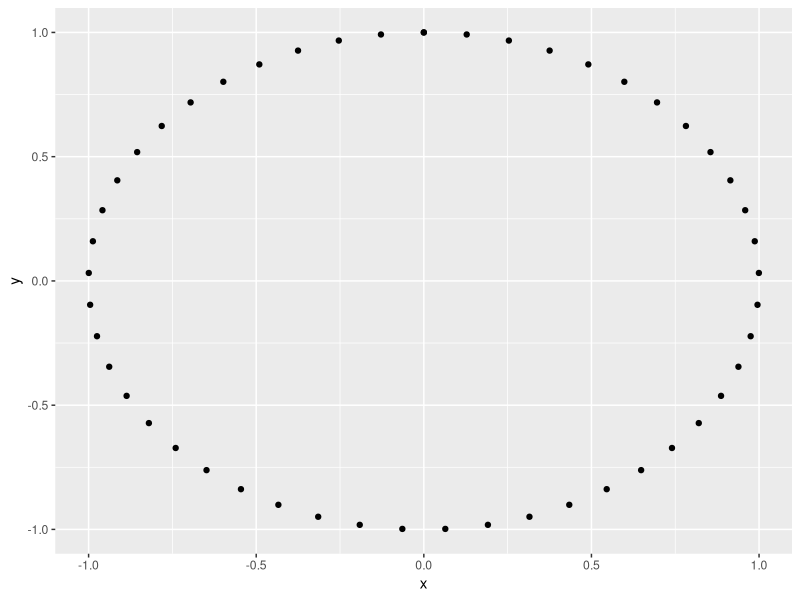
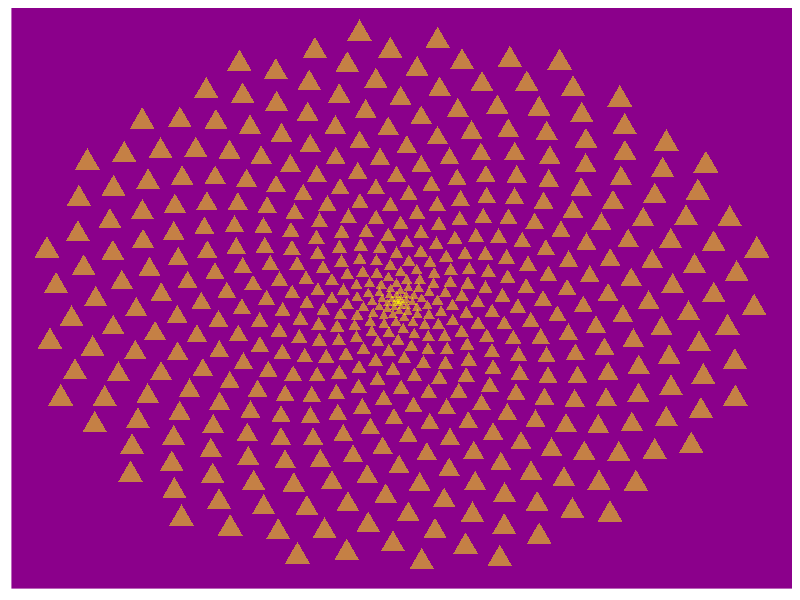
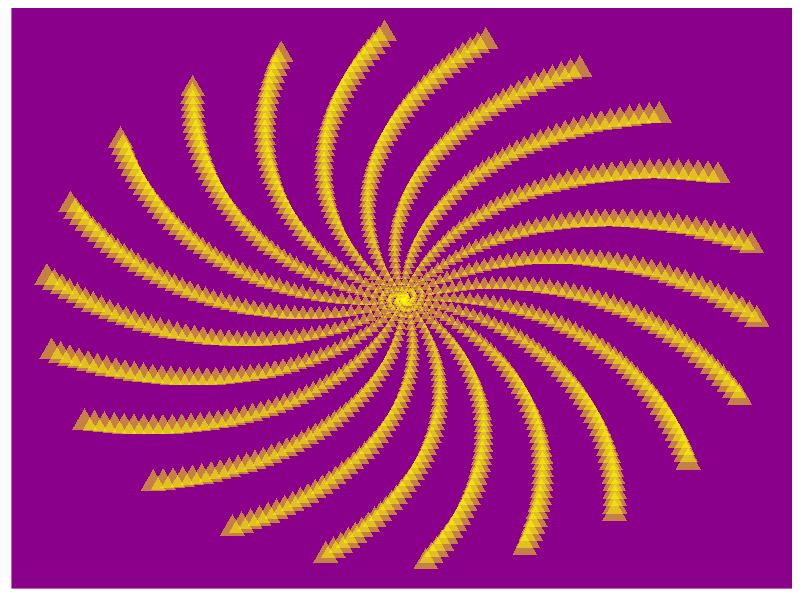
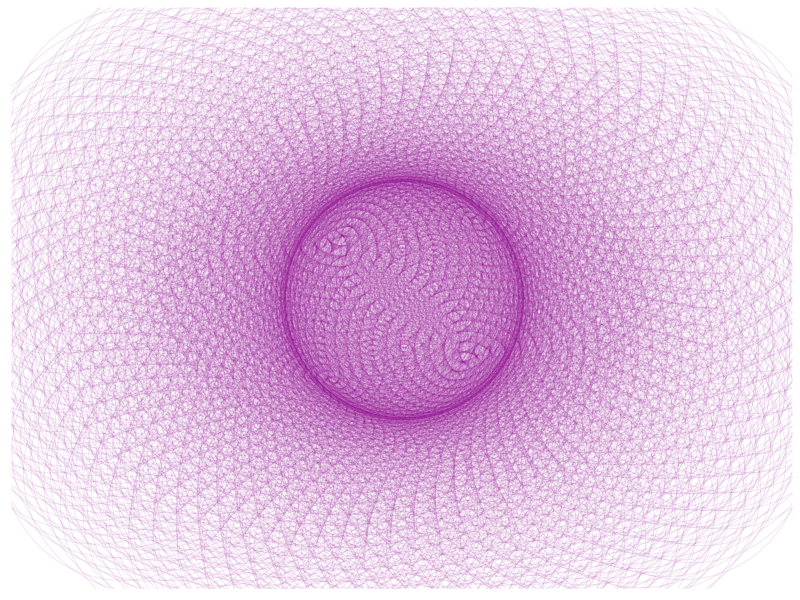

Generate these figures, in order, with R:
#Drawing Flowers Using Mathematics

# Load the ggplot2 package
library(ggplot2)

# Set plot images to a nice size
options(repr.plot.width = 4, repr.plot.height = 4)

# Create circle data to plot
t <- seq(0, 2*pi, length.out = 50)
x <- sin(t)
y <- cos(t)
df <- data.frame(t, x, y)

# Make a scatter plot of points in a circle
p <- ggplot(df, aes(x, y))
p + geom_point()

# Define the number of points
points <- 500

# Define the Golden Angle
angle <- pi * (3 - sqrt(5))

t <- (1:points) * angle
x <- sin(t)
y <- cos(t)
df <- data.frame(t, x, y)

# Make a scatter plot of points in a spiral
p <- ggplot(df, aes(x*t, y*t))
p + geom_point(aes(size=t), alpha=0.5, shape=17, color="yellow")+
  theme(legend.position="none",
        panel.background = element_rect(fill="darkmagenta"),
        panel.grid=element_blank(),
        axis.ticks=element_blank(),
        axis.title=element_blank(),
        axis.text=element_blank())

#Change the value of the angle
angle <- 2
points <- 1000

t <- (1:points)*angle
x <- sin(t)
y <- cos(t)
df <- data.frame(t, x, y)

# Copy the plotting code from Task 7
p <- ggplot(df, aes(x*t, y*t))
p + geom_point(aes(size=t), alpha=0.5, shape=17, color="yellow")+
  theme(legend.position="none",
        panel.background = element_rect(fill="darkmagenta"),
        panel.grid=element_blank(),
        axis.ticks=element_blank(),
        axis.title=element_blank(),
        axis.text=element_blank())

#Change the values of angle and points
angle <- 13*pi/180
points <- 2000

t <- (1:points)*angle
x <- sin(t)
y <- cos(t)
df <- data.frame(t, x, y)

# Adjust the plot parameters to create the magenta flower
p <- ggplot(df, aes(x*t, y*t))
p + geom_point(size=80, alpha=0.1, shape = 1, color="magenta4")+ 
  theme(legend.position="none",
        panel.background = element_rect(fill="white"),
        panel.grid=element_blank(),
        axis.ticks=element_blank(),
        axis.title=element_blank(),
        axis.text=element_blank())
